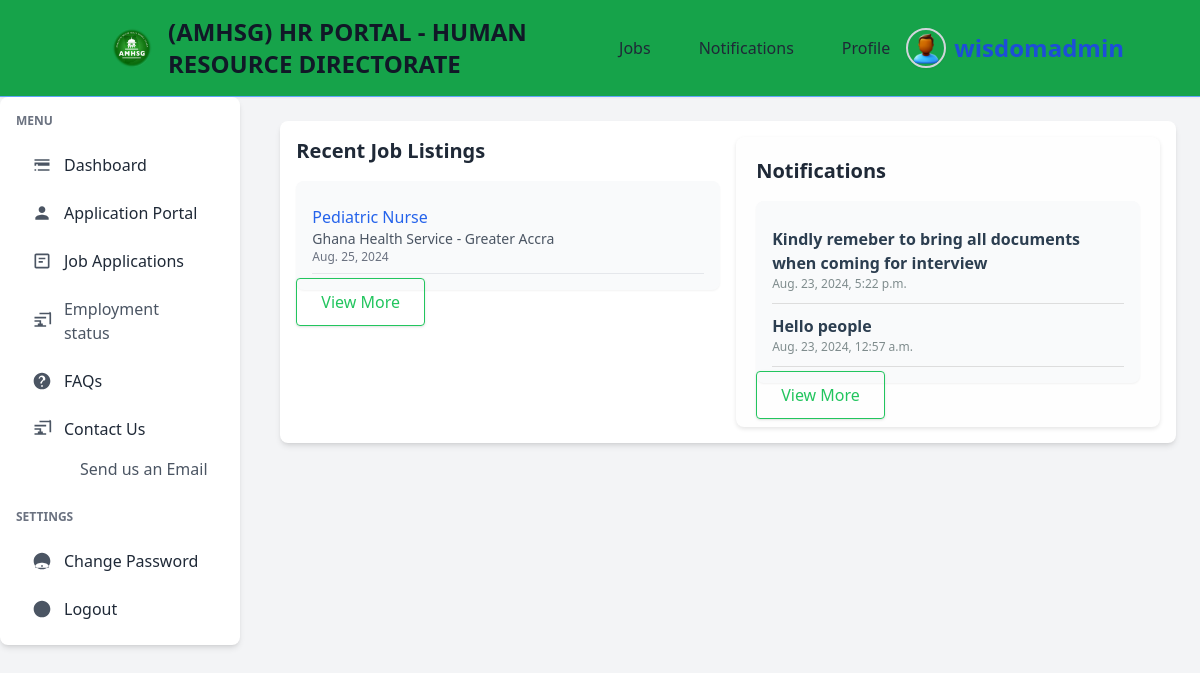
Page /dashboard (signed in) on the earlier database version.
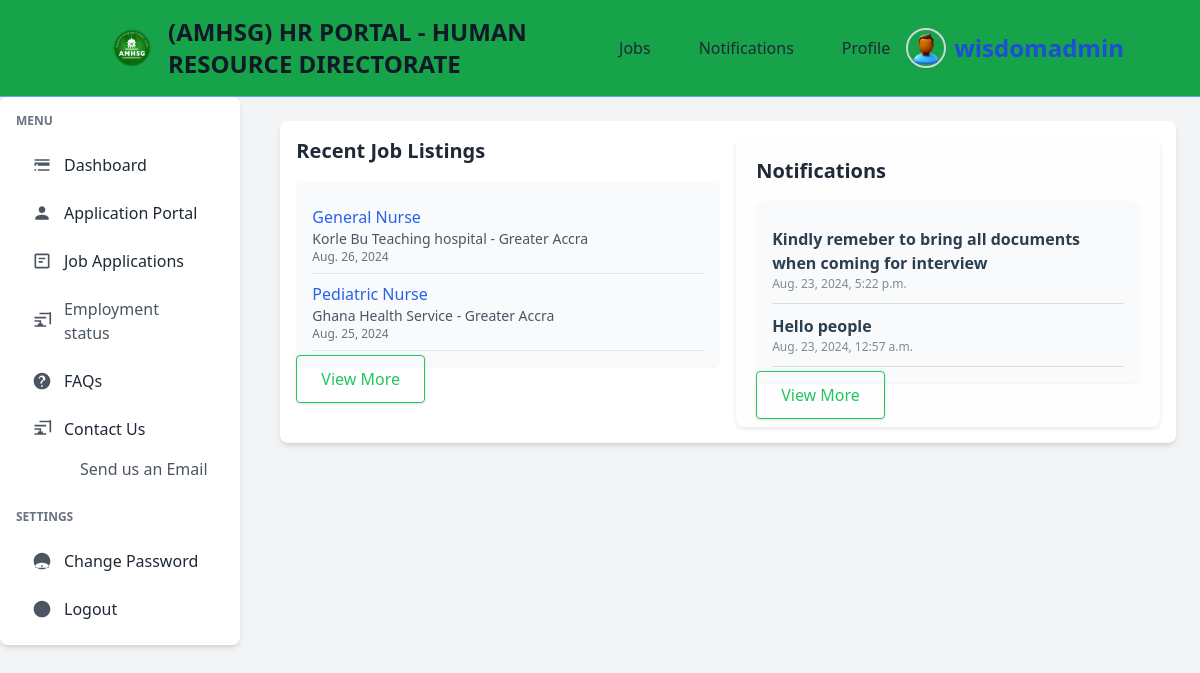
Same page on the later database version.
### jobs/models.py (models this page shows, shortened)
class Job(models.Model):
    title = models.CharField(max_length=255, default="none")
    company = models.CharField(max_length=255, default="none")  # Name of the company offering the job
    location = models.CharField(max_length=255, default="none")
    description = models.TextField()
    responsibilities = models.TextField(help_text="List of job responsibilities", default="none")  # New field for responsibilities
    requirements = models.TextField(help_text="List of job requirements", default="none")  # New field for requirements
    salary = models.CharField(max_length=100, blank=True, null=True, help_text="Salary range or amount")  # Optional salary field
    posted_date = models.DateField(auto_now_add=True, blank=True, null=True)
    application_deadline = models.DateField(null=True, blank=True, help_text="Deadline to apply for the job")  # New field for application deadline
    class Meta:
        ordering = ['-posted_date']  # Orders job listings by the most recent first

### notifications/models.py (models this page shows, shortened)
class Notification(models.Model):
    message = models.CharField(max_length=255)
    date = models.DateTimeField(auto_now_add=True)

### authentication/views.py (the view)
# urls.py: path('dashboard', views.dashboard, name="dashboard"),
@login_required(login_url="my-login")
def dashboard(request):
    jobs = Job.objects.all().order_by('-posted_date')[:5]
    notifications = Notification.objects.all().order_by('-date')[:5]
    context = {
        'jobs': jobs,
        'notifications': notifications,
    }
    return render(request, 'authentication/dashboard.html', context)

### templates/authentication/dashboard.html
{% extends 'authentication/dash-base.html' %} {% block content %}
  <main class="flex-1 bg-white shadow-md rounded-lg p-4">
    <div class="grid grid-cols-1 md:grid-cols-2 gap-4">
      <section>
        <h2 class="text-xl font-semibold text-gray-800 mb-4">
          Recent Job Listings
        </h2>
        <div class="bg-gray-50 p-4 rounded-lg shadow-sm">
          <ul>
            {% for job in jobs %}
            <li class="border-b border-gray-200 py-2">
              <a href="{% url 'job-detail' job.id %}" class="text-blue-600 hover:underline"
                >{{ job.title }}</a
              >
              <p class="text-gray-600 text-sm">
                {{ job.company }} - {{ job.location }}
              </p>
              <p class="text-gray-500 text-xs">{{ job.posted_date }}</p>
            </li>
            {% empty %}
            <li class="text-gray-600">No job listings available.</li>
            {% endfor %}
          </ul>
        </div>
        <a
          href="{% url 'job-list' %}"
          class="bg-transparent border border-green-500 text-green-500 hover:bg-green-500 hover:text-white px-6 py-3 rounded shadow"
          >View More</a
        >
      </section>
      <div class="container">
        <section class="notifications">
            <h2 class="text-xl font-semibold text-gray-800 mb-4">Notifications</h2>
            <div class="bg-gray-50 p-4 rounded-lg shadow-sm">
                <ul>
                    {% for notification in notifications %}
                    <li class="border-b border-gray-200 py-2">
                        <p class="message">{{ notification.message }}</p>
                        <p class="date">{{ notification.date }}</p>
                    </li>
                    {% empty %}
                    <li class="text-gray-600">No notifications.</li>
                    {% endfor %}
                </ul>
            </div>
            <a
          href="{% url 'notification-list' %}"
          class="bg-transparent border border-green-500 text-green-500 hover:bg-blue-600 hover:text-white px-6 py-3 rounded shadow"
          >View More</a
        >
        </section>
    </div>
    </div>
  </main>
</div>
{% endblock %}

Differences in the rows shown:
added Job: title "General Nurse", company "Korle Bu Teaching hospital", location "Greater Accra", posted_date "Aug. 26, 2024"
